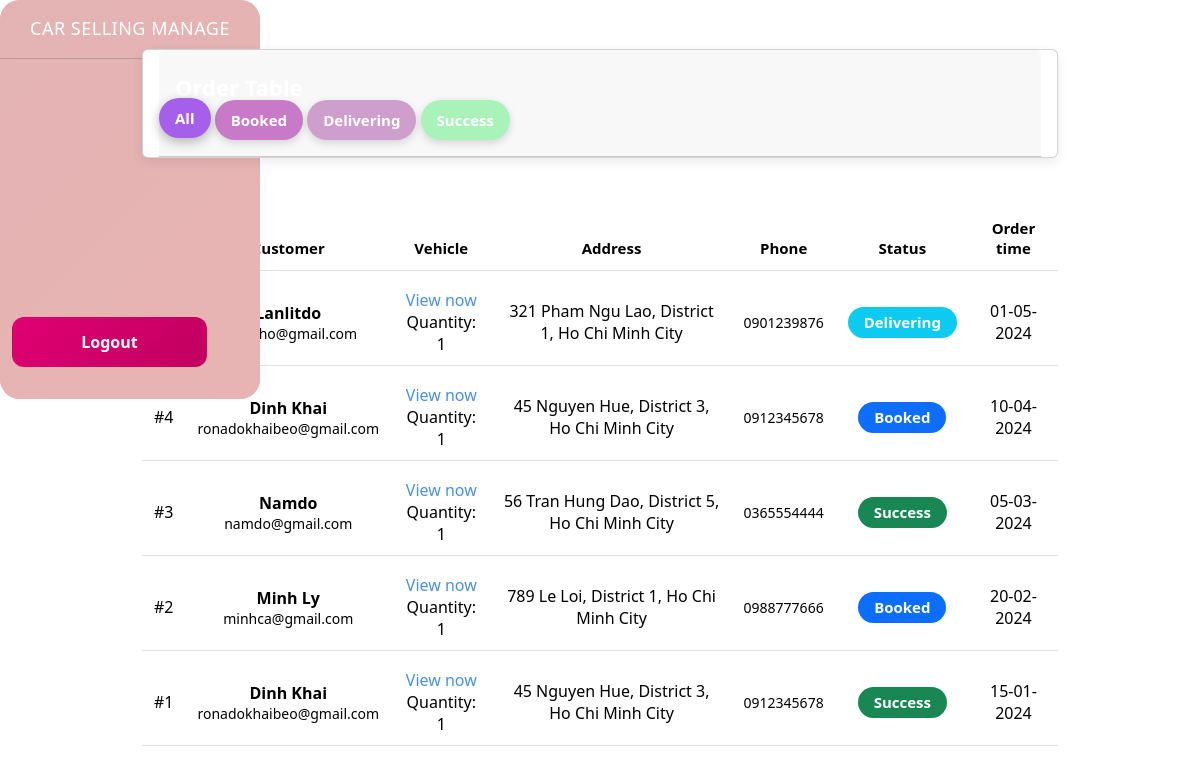
The app's page /admin/order.php with its own data.
### tables this page shows
CREATE TABLE orders (
    order_id INT AUTO_INCREMENT PRIMARY KEY,
    customer_id INT NOT NULL, 
    status INT(11) NOT NULL DEFAULT 2, 
    created_at timestamp NOT NULL DEFAULT current_timestamp(), 
    CONSTRAINT fk_orders_customer FOREIGN KEY (customer_id) REFERENCES customer(customer_id)
);

CREATE TABLE customer (
    customer_id INT AUTO_INCREMENT PRIMARY KEY,
    name VARCHAR(255) NOT NULL,
    age INT, 
    phone_number VARCHAR(20),
    email VARCHAR(255),
    dob DATE, 
    username VARCHAR(100) UNIQUE,
    address varchar(191) DEFAULT NULL, 
    password VARCHAR(255),
    role VARCHAR(20) DEFAULT 'user' 
);

### admin/order.php (the view, shortened to what this page needs)
<?php
include("header.php");
include("dbconn.php");
$type = isset($_GET['type']) ? (int)$_GET['type'] : -1;
$sql = "
    SELECT
        o.order_id,
        o.status,
        o.created_at,
        c.name,
        c.email,
        c.phone_number,
        c.address,
        SUM(od.quantity) AS quantity
    FROM orders o
    JOIN customer c ON o.customer_id = c.customer_id
    LEFT JOIN order_detail od ON o.order_id = od.order_id
";
$sql .= "
    GROUP BY o.order_id
    ORDER BY o.created_at DESC
";
$orders = mysqli_query($link, $sql);
?>
<head>
    <link rel="stylesheet" href="bootstrap.min.css">
    <link rel="stylesheet" href="./css/order.css">
</head>
<body>
<div class="layout">
    <?php include ("header.php"); ?>
<div class="container-fluid">
    <div class="row">
        <div class="col-12">
            <div class="card my-4">
                <div class="card-header p-0 position-relative mt-n4 mx-3 z-index-2">
                    <div class="bg-gradient-primary shadow-primary border-radius-lg pt-4 pb-3">
                        <h6 class="text-white text-capitalize ps-3">Order table</h6>
                        <a href="./order.php"
                        class="filter-btn all <?= $type == -1 ? 'active' : '' ?>">All</a>
                        <a href="./order.php?type=2"
                        class="filter-btn booked <?= $type == 2 ? 'active' : '' ?>">Booked</a>
                        <a href="./order.php?type=3"
                        class="filter-btn delivering <?= $type == 3 ? 'active' : '' ?>">Delivering</a>
                        <a href="./order.php?type=4"
                        class="filter-btn success <?= $type == 4 ? 'active' : '' ?>">Success</a>
                        </div>
                    </div>
                </div>
                <div class="card-body px-0 pb-2">
                    <div class="table-responsive p-0">
                        <table class="table align-items-center mb-0 mt-3">
                            <thead>
                                <tr>
                                    <th>ID</th>
                                    <th>Customer</th>
                                    <th>Vehicle</th>
                                    <th>Address</th>
                                    <th>Phone</th>
                                    <th class="text-center">Status</th>
                                    <th class="text-center">Order time</th>
                                </tr>
                            </thead>
                            <tbody>
                            <?php while($order = mysqli_fetch_assoc($orders)) { ?>
                                <tr>
                                    <td>#<?= $order['order_id'] ?></td>
                                    <td>
                                        <b><?= $order['name'] ?></b><br>
                                        <small><?= $order['email'] ?></small>
                                    </td>
                                    <td>
                                        <a href="./order-detail.php?order_id=<?= $order['order_id'] ?>">
                                            View now
                                        </a>
                                        <br>
                                        Quantity: <?= $order['quantity'] ?>
                                    </td>
                                    <td>
                                        <?= $order['address'] ?>
                                    </td>
                                    <td>
                                        <small><?= $order['phone_number'] ?></small>
                                    </td>
                                    <td class="text-center">
                                        <?php
                                        if ($order['status'] == 2)
                                            echo '<span class="badge bg-primary">Booked</span>';
                                        else if ($order['status'] == 3)
                                            echo '<span class="badge bg-info">Delivering</span>';
                                        else if ($order['status'] == 4)
                                            echo '<span class="badge bg-success">Success</span>';
                                        else
                                            echo '<span class="badge bg-dark">Unknown</span>';
                                        ?>
                                    </td>
                                    <td class="text-center">
                                        <?= date('d-m-Y', strtotime($order['created_at'])) ?>
                                    </td>
                                </tr>
                            <?php } ?>
                            </tbody>
                        </table>
                    </div>
                </div>
            </div>
        </div>
    </div>
</div>
</body>

### admin/css/order.css (style rules this page uses)
.layout { display: flex; width: 100%; }
.container-fluid { margin-left: 260px; padding: 25px; max-width: calc(100% - 260px); }
.card { border-radius: 12px; overflow: hidden; background: #fdfefe; box-shadow: 0 4px 12px rgba(0,0,0,0.08); margin-bottom: 20px; }
.card-header { display: flex; flex-direction: column; align-items: flex-start; gap: 15px; padding: 18px 20px; background: #85b4e8; color: #fff; line-height: 1.6; }
.card-header h6 { margin: 0; font-weight: 700; font-size: 22px; }
.filter-btn { padding: 7px 22px; border-radius: 25px; font-size: 13px; font-weight: 600; cursor: pointer; border: none; color: #fff; text-decoration: none; transition: 0.25s ease; display: inline-block; box-shadow: 0 3px 8px rgba(0,0,0,0.15); }
.filter-btn.active { box-shadow: 0 4px 14px rgba(0,0,0,0.25); transform: translateY(-2px); }
.filter-btn.all { border-radius: 25px; padding: 8px 16px; font-size: 15px; background: #a55feb; }
.filter-btn.booked { border-radius: 25px; padding: 8px 16px; font-size: 15px; background: #c87ac9; }
.filter-btn.delivering { border-radius: 20px; padding: 8px 16px; font-size: 15px; background: #ce9fcc; }
.filter-btn.success { border-radius: 20px; padding: 8px 16px; font-size: 15px; background: #a9f2ba; }
.filter-btn.active { box-shadow: 0 4px 12px rgba(0,0,0,0.28); transform: translateY(-2px); }
.table { margin-top: 15px; width: 100%; border-collapse: separate; border-spacing: 0 8px; }
.table thead tr { background: #91beea; color: #fff; }
.table thead th { padding: 12px; font-size: 15px; font-weight: 600; text-align: center; }
.table tbody tr { background: #f9f9f9; border-radius: 8px; transition: 0.25s; }
.table tbody td { vertical-align: middle; padding: 10px 12px; text-align: center; }
.table a { color: #4a90e2; text-decoration: none; font-weight: 500; }
.badge.bg-primary { border-radius: 25px; padding: 8px 16px; font-size: 15px; background: #c87ac9; }
.badge.bg-info { border-radius: 20px; padding: 8px 16px; font-size: 15px; background: #ce9fcc; }
.badge.bg-success { border-radius: 20px; padding: 8px 16px; font-size: 15px; background: #a9f2ba; }

### records on screen
orders: customer.name "Lanlitdo", customer.email "trumcho@gmail.com", quantity "1", customer.address "321 Pham Ngu Lao, District 1, Ho Chi Minh City", customer.phone_number "0901239876", status "Delivering", created_at "01-05-2024"
orders: order_id "4", customer.name "Dinh Khai", customer.email "ronadokhaibeo@gmail.com", quantity "1", customer.address "45 Nguyen Hue, District 3, Ho Chi Minh City", customer.phone_number "0912345678", status "Booked", created_at "10-04-2024"
orders: order_id "3", customer.name "Namdo", customer.email "namdo@gmail.com", quantity "1", customer.address "56 Tran Hung Dao, District 5, Ho Chi Minh City", customer.phone_number "0365554444", status "Success", created_at "05-03-2024"
orders: order_id "2", customer.name "Minh Ly", customer.email "minhca@gmail.com", quantity "1", customer.address "789 Le Loi, District 1, Ho Chi Minh City", customer.phone_number "0988777666", status "Booked", created_at "20-02-2024"
orders: order_id "1", customer.name "Dinh Khai", customer.email "ronadokhaibeo@gmail.com", quantity "1", customer.address "45 Nguyen Hue, District 3, Ho Chi Minh City", customer.phone_number "0912345678", status "Success", created_at "15-01-2024"
